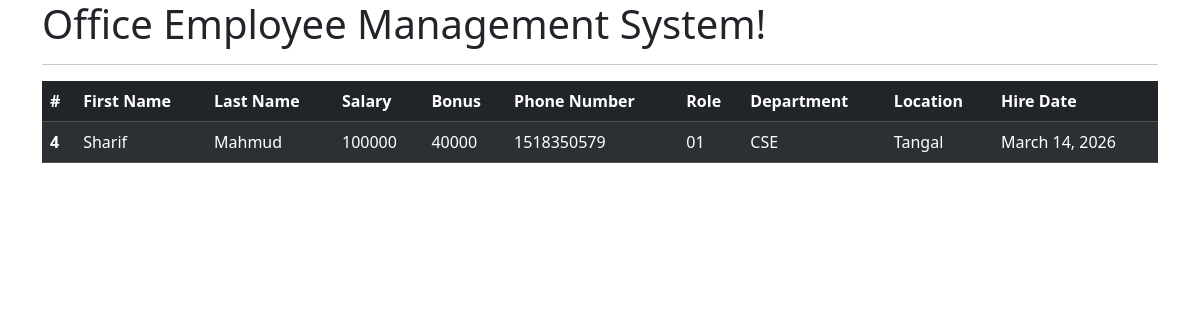
The page /all_emp on the database as committed earlier.
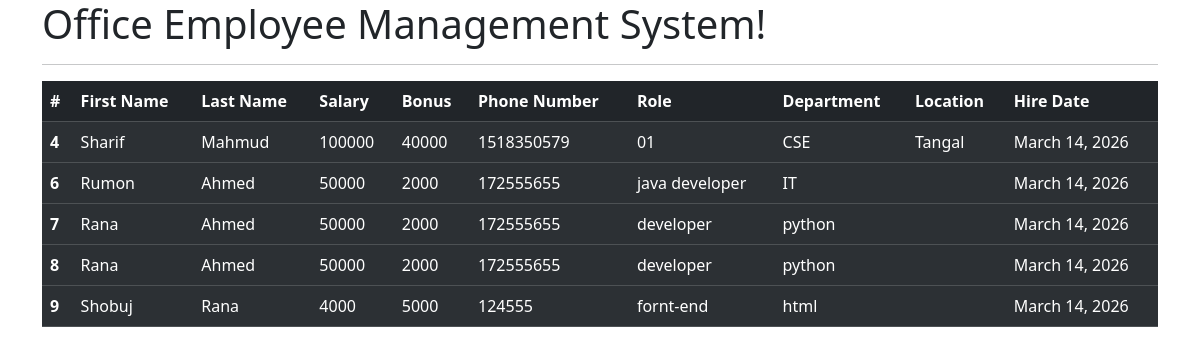
The same page on the database as committed later.
### emp_app/models.py (models this page shows, shortened)
class Employee(models.Model):
    first_name = models.CharField(max_length=100, null=False)
    last_name = models.CharField(max_length=100, null=False)
    department = models.ForeignKey(Department, on_delete=models.CASCADE)
    salary = models.IntegerField(default=0)
    bonus = models.IntegerField(default=0)
    role = models.ForeignKey(Role, on_delete=models.CASCADE)
    phone = models.IntegerField(default=0)
    hire_date = models.DateField()
    def __str__(self):
        return "%s %s %s" % (self.first_name, self.last_name, self.phone)

class Role(models.Model):
    name = models.CharField(max_length=100, null=False)

class Department(models.Model):
    name = models.CharField(max_length=100, null=False)
    location = models.CharField(max_length=100)

### emp_app/views.py (the view)
# urls.py: path('all_emp', views.all_emp, name='all_emp'),
def all_emp(request):
    emps = Employee.objects.all()
    context = {'emps': emps}
    print(context)
    return render(request, 'all_emp.html', context)

### emp_app/templates/all_emp.html (shortened to what this page needs)
<!doctype html>
<html lang="en">
<head>
    <link href="https://cdn.jsdelivr.net/npm/bootstrap@5.3.8/dist/css/bootstrap.min.css" rel="stylesheet"
>
</head>
<body>
<div class="container">
    <h1>Office Employee Management System!</h1>
    <hr>
    <table class="table table-dark table-striped">
        <thead>
        <tr>
            <th scope="col">#</th>
            <th scope="col">First Name</th>
            <th scope="col">Last Name</th>
            <th scope="col">Salary</th>
            <th scope="col">Bonus</th>
            <th scope="col">Phone Number</th>
            <th scope="col">Role</th>
            <th scope="col">Department</th>
            <th scope="col">Location</th>
            <th scope="col">Hire Date</th>
        </tr>
        </thead>
        {% for emp in emps %}
        <tbody>
        <tr>
            <th scope="row">{{emp.id}}</th>
            <td>{{emp.first_name}}</td>
            <td>{{emp.last_name}}</td>
            <td>{{emp.salary}}</td>
            <td>{{emp.bonus}}</td>
            <td>{{emp.phone}}</td>
            <td>{{emp.role.name}}</td>
            <td>{{emp.department.name}}</td>
            <td>{{emp.department.location}}</td>
            <td>{{emp.hire_date}}</td>
        </tr>
        </tbody>
        {% endfor %}
    </table>
</div>
</body>
</html>

Rows that differ between the two databases and show on the page:
added Employee: id "6", first_name "Rumon", last_name "Ahmed", salary "50000", bonus "2000", phone "172555655", role.name "java developer", department.name "IT", hire_date "March 14, 2026"
added Employee: id "7", first_name "Rana", last_name "Ahmed", salary "50000", bonus "2000", phone "172555655", role.name "developer", department.name "python", hire_date "March 14, 2026"
added Employee: id "8", first_name "Rana", last_name "Ahmed", salary "50000", bonus "2000", phone "172555655", role.name "developer", department.name "python", hire_date "March 14, 2026"
added Employee: id "9", first_name "Shobuj", last_name "Rana", salary "4000", bonus "5000", phone "124555", role.name "fornt-end", department.name "html", hire_date "March 14, 2026"
